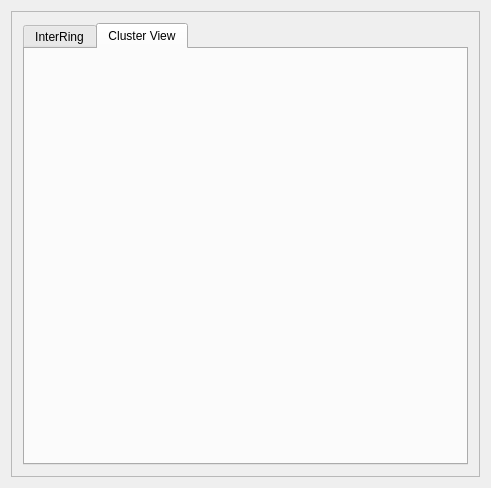
<?xml version="1.0" encoding="UTF-8"?>
<ui version="4.0">
 <class>DimReductControlClass</class>
 <widget class="QDialog" name="DimReductControlClass">
  <property name="geometry">
   <rect>
    <x>0</x>
    <y>0</y>
    <width>491</width>
    <height>488</height>
   </rect>
  </property>
  <property name="windowTitle">
   <string>DimReductControl</string>
  </property>
  <layout class="QVBoxLayout" name="verticalLayout_2">
   <item>
    <widget class="QFrame" name="baseframe">
     <property name="frameShape">
      <enum>QFrame::StyledPanel</enum>
     </property>
     <property name="frameShadow">
      <enum>QFrame::Raised</enum>
     </property>
     <layout class="QVBoxLayout" name="verticalLayout_3">
      <item>
       <widget class="QTabWidget" name="dimreducttab">
        <property name="currentIndex">
         <number>1</number>
        </property>
        <widget class="QWidget" name="interringtab">
         <attribute name="title">
          <string>InterRing</string>
         </attribute>
        </widget>
        <widget class="QWidget" name="clusteringtab">
         <attribute name="title">
          <string>Cluster View</string>
         </attribute>
        </widget>
       </widget>
      </item>
     </layout>
    </widget>
   </item>
  </layout>
 </widget>
 <layoutdefault spacing="6" margin="11"/>
 <resources/>
 <connections/>
</ui>
